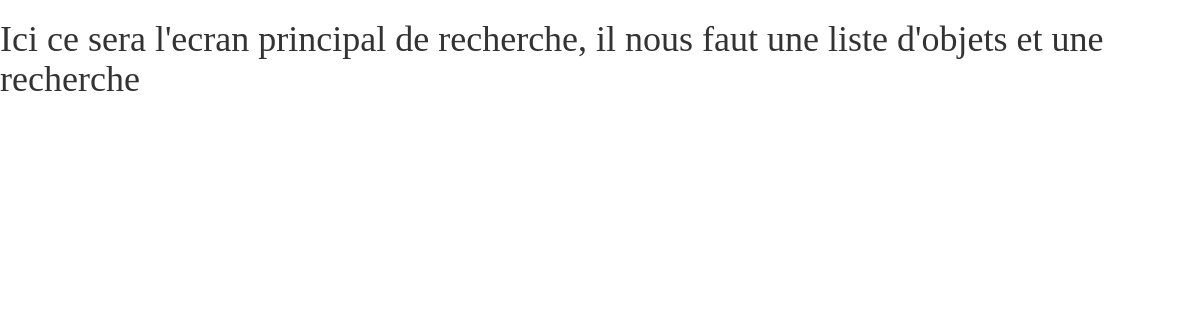
Before: / with the older database file.
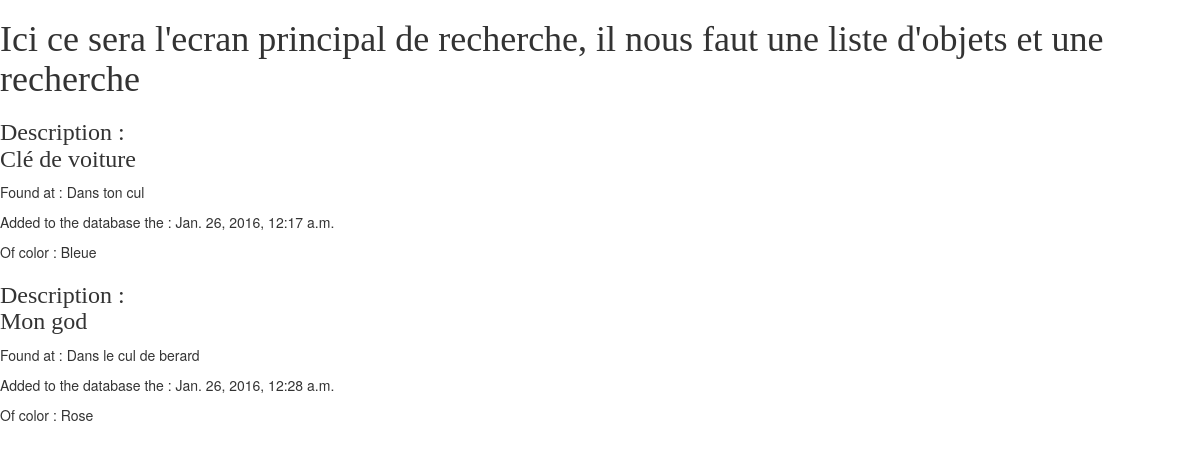
After: the same page with the newer database file.
### lostitem/models.py (models this page shows, shortened)
class ItemLost(models.Model):
    id = 0
    """creator = models.ForeignKey('auth.User')"""
    color = models.ForeignKey('Color')
    description = models.CharField(max_length=400)
    added_date = models.DateTimeField(
            default=timezone.now)
    where_was_found = models.CharField(max_length=200)
    where_is_stored = models.CharField(max_length=200)
    """methods"""
    def getColor(self):
        return self.color.name

class Color(models.Model):
    id = 0
    name = models.CharField(max_length=50)
    """methods"""

### lostitem/views.py (the view)
# urls.py: url(r'^$', views.item_list, name='item_list'),
def item_list(request):
    lostitems = ItemLost.objects.filter(added_date__lte=timezone.now()).order_by('added_date')
    """Returning our ordered objects to the view"""
    """Request = everything we receive from the user (in a form for example)"""
    return render(request, 'lostitem/item_list.html', {'lostitems': lostitems})

### lostitem/templates/lostitem/item_list.html
{% extends 'lostitem/base.html' %}
{% block content %}
	{% for lostitem in lostitems %}
	    <div>
		<h3>Description : {{lostitem.description|linebreaks}}</h3>
		<p>Found at : {{lostitem.where_was_found}}</p>
		<p>Added to the database the : {{lostitem.added_date}}</p>
		<p>Of color : {{lostitem.getColor}}</p>
	    </div>
	{% endfor %}
{% endblock %}

### lostitem/templates/lostitem/base.html (shortened to what this page needs)
{% load staticfiles %}
<html>
    <head>
    	<link rel="stylesheet" href="//maxcdn.bootstrapcdn.com/bootstrap/3.2.0/css/bootstrap.min.css">
    	<link rel="stylesheet" href="//maxcdn.bootstrapcdn.com/bootstrap/3.2.0/css/bootstrap-theme.min.css">
	<link rel="stylesheet" href="{% static 'css/style.css' %}">
    </head>
    <body>
	<h1> Ici ce sera l'ecran principal de recherche, il nous faut une liste d'objets et une recherche</h1>
            {% block content %}
            {% endblock %}
    </body>
</html>

### lostitem/static/css/style.css (style rules this page uses)
h1, h2, h3, h4 { font-family: 'Lobster', cursive; }

Changed rows visible on the page:
added ItemLost: description "Clé de voiture", where_was_found "Dans ton cul", added_date "Jan. 26, 2016, 12:17 a.m.", getColor "Bleue"
added ItemLost: description "Mon god", where_was_found "Dans le cul de berard", added_date "Jan. 26, 2016, 12:28 a.m.", getColor "Rose"
